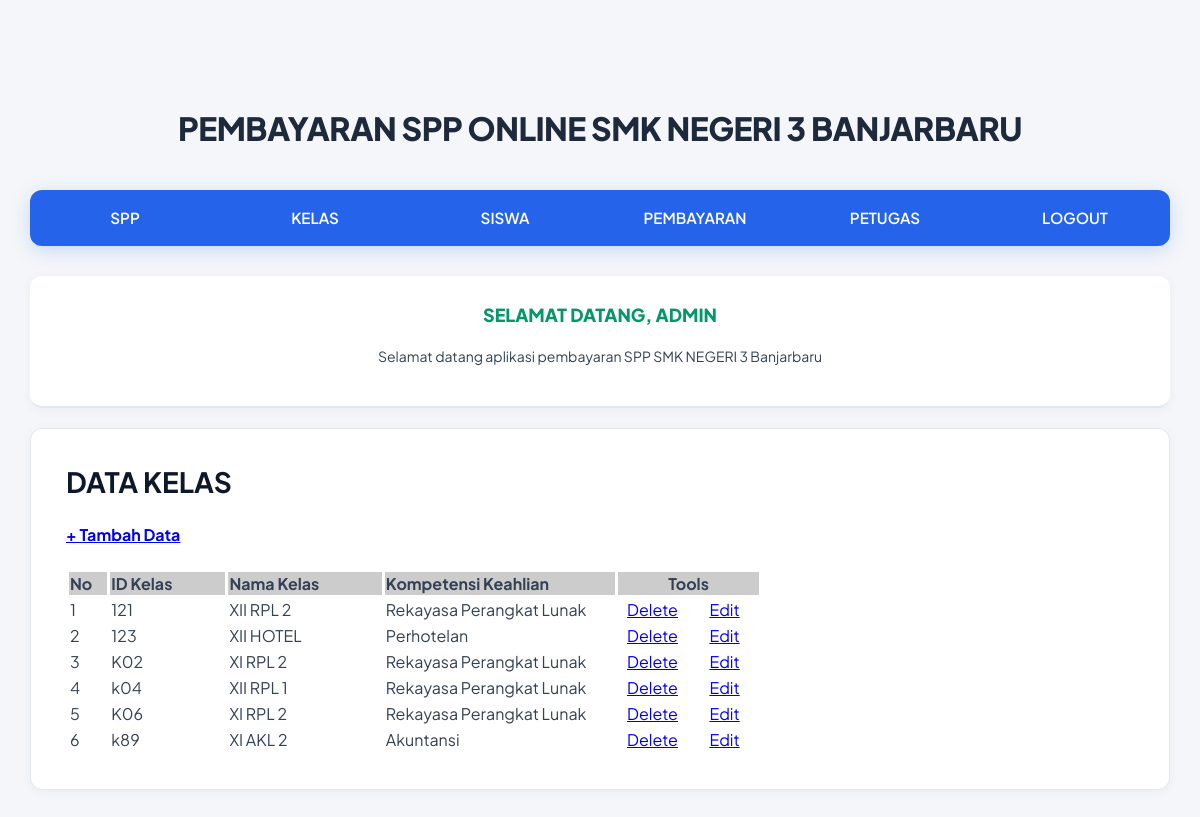
The page /admin/halaman_admin.php?open=data_kelas (signed in) on the database its author committed.
### tables this page shows
CREATE TABLE `kelas` (
  `id_kelas` varchar(5) NOT NULL,
  `nama_kelas` varchar(10) NOT NULL,
  `kompetensi_keahlian` varchar(30) NOT NULL
);

### admin/data_kelas.php (the view)
<?php
include_once "../src/koneksi.php";
?>
<h1><b>DATA KELAS </b></h1>
<h4><a href="?open=tambah_kelas">+ Tambah Data</a></h4>
<table cellpadding="1" cellspacing="3">
    <tr>
        <td width="5%" bgcolor="#CCCCCC"><b>No</b></td>
        <td width="15%" bgcolor="#CCCCCC"><b>ID Kelas</b></td>
        <td width="20%" bgcolor="#CCCCCC"><b>Nama Kelas</b></td>
        <td width="30%" bgcolor="#CCCCCC"><b>Kompetensi Keahlian</b></td>
        <td colspan="2" align="center" bgcolor="#CCCCCC"><b>Tools</b></td>
    </tr>
<?php
$sql = mysqli_query($koneksi, "SELECT * FROM kelas ORDER BY id_kelas ASC");
$nomor = 0;
while ($data = mysqli_fetch_array($sql)) {
    $nomor++;
?>
<tr>
    <td><?php echo $nomor; ?></td>
    <td><?php echo $data['id_kelas']; ?></td>
    <td><?php echo $data['nama_kelas']; ?></td>
    <td><?php echo $data['kompetensi_keahlian']; ?></td>
    <td width="9%" align="center">
        <a href="?open=hapus_kelas&id_kelas=<?php echo $data['id_kelas']; ?>"
           target="_self"
           onclick="return confirm('YAKIN INGIN MENGHAPUS DATA KELAS INI ... ?')">
            Delete
        </a>
    </td>
    <td width="9%" align="center">
        <a href="?open=edit_kelas&id_kelas=<?php echo $data['id_kelas']; ?>"
           target="_self">
            Edit
        </a>
    </td>
</tr>
<?php } ?>
</table>

### src/style.css (style rules this page uses)
* { box-sizing: border-box; }
body { background-color: #f4f6f9; margin: 0; font-family: 'Plus Jakarta Sans', -apple-system, BlinkMacSystemFont, sans-serif; color: #334155; line-height: 1.6; }
.conteudo h1 { padding: 0; margin: 0 0 16px; font-weight: 700; color: #0f172a; font-size: 1.75rem; line-height: 1.3; }

### rows shown on the page
kelas: id_kelas "121", nama_kelas "XII RPL 2", kompetensi_keahlian "Rekayasa Perangkat Lunak"
kelas: id_kelas "123", nama_kelas "XII HOTEL", kompetensi_keahlian "Perhotelan"
kelas: id_kelas "K02", nama_kelas "XI RPL 2", kompetensi_keahlian "Rekayasa Perangkat Lunak"
kelas: id_kelas "k04", nama_kelas "XII RPL 1", kompetensi_keahlian "Rekayasa Perangkat Lunak"
kelas: id_kelas "K06", nama_kelas "XI RPL 2", kompetensi_keahlian "Rekayasa Perangkat Lunak"
kelas: id_kelas "k89", nama_kelas "XI AKL 2", kompetensi_keahlian "Akuntansi"

### other values the page prints
$_SESSION['username'] "ADMIN"
